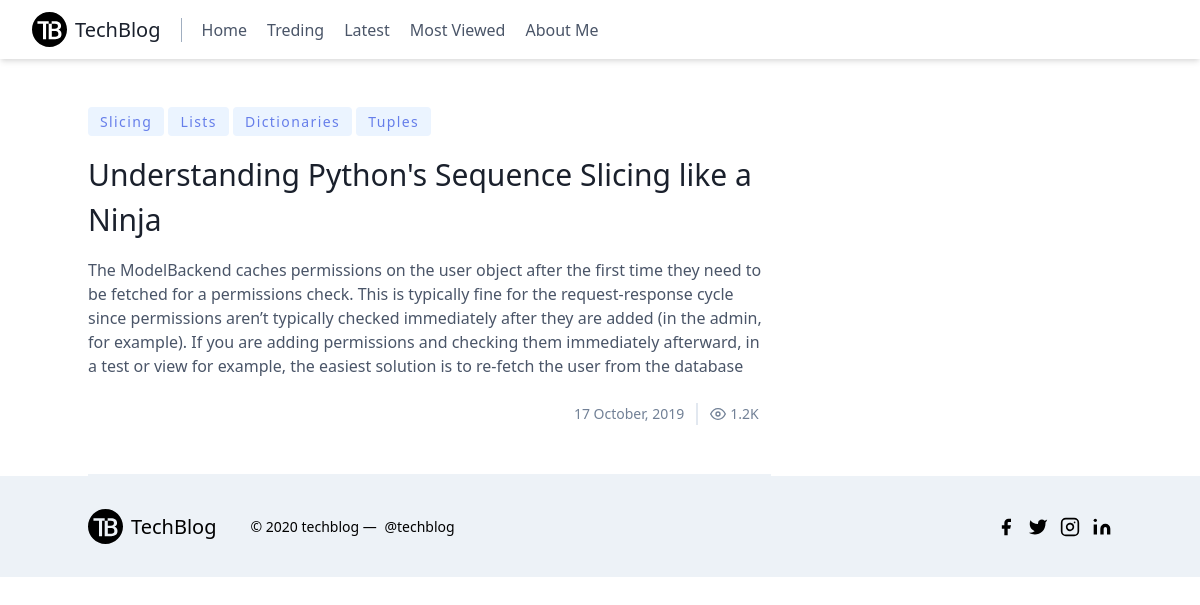
Screenshot of /post/3/ with the database file from the repository.
### blog/models.py (models this page shows, shortened)
class Tag(models.Model):
    name = models.CharField(max_length=100)
    def __str__(self):
        return self.name

class Post(models.Model):
    title = models.CharField(max_length=100)
    content = models.TextField()
    tags = models.ManyToManyField(Tag, related_name="tags", blank=True)
    date_posted = models.DateTimeField(default=timezone.now)
    author = models.ForeignKey(User, on_delete=models.CASCADE)

### blog/views.py (the view)
# urls.py: path('post/<int:id>/', views.post_detail, name="post_detail"),
def post_detail(request, id):
    post = Post.objects.get(id=id)
    context = {
        'post': post
    }
    return render(request, 'blog/post_detail.html', context)

### blog/templates/blog/post_detail.html
{% extends 'blog/base.html' %}
{% block content %}
    <section class="flex text-gray-700">
        <div class="md:w-2/3">
                <article class="px-5 py-8 md:px-0 md:py-12 border-b-2 border-gray-200">
                    {% for tag in post.tags.all %}
                        <span class="inline-block py-1 px-3 rounded bg-indigo-100 text-indigo-500 text-sm font-medium tracking-widest">
                            {{ tag }}
                        </span>
                    {% endfor %}
                    <h2 class="sm:text-3xl text-2xl title-font font-medium text-gray-900 mt-4 mb-4">{{ post.title }}</h2>
                    <div class="pb-6">
                        {{ post.content|linebreaksbr }}
                    </div>
                    <div class="flex items-center flex-wrap mt-auto w-full">
                        <span class="text-gray-600 leading-none text-sm ml-auto pr-3 py-1 border-r-2 border-gray-300">
                            <span>{{ post.date_posted|date:"d F, Y" }}</span>
                        </span>
                        <span class="text-gray-600 mr-3 inline-flex items-center leading-none text-sm py-1 pl-3">
                            <svg class="w-4 h-4 mr-1" stroke="currentColor" stroke-width="2" fill="none" stroke-linecap="round" stroke-linejoin="round" viewBox="0 0 24 24">
                                <path d="M1 12s4-8 11-8 11 8 11 8-4 8-11 8-11-8-11-8z"></path>
                                <circle cx="12" cy="12" r="3"></circle>
                            </svg>
                            <span>1.2K</span>
                        </span>
                    </div>
                </article>
        </div>
        <div class="md:w-1/3 md:pl-12">
        </div>
    </section>
{% endblock content %}

### rows the page displays
Tag: name "Slicing"
Tag: name "Lists"
Tag: name "Dictionaries"
Tag: name "Tuples"
Post: title "Understanding Python's Sequence Slicing like a Ninja", content "The ModelBackend caches permissions on the user object after the first time they need to be fetched for a permissions check. This is typically fine for the request-response cycle since permissions aren’t typically checked immediately after they are added (in the admin, for example). If you are adding permissions and checking them immediately afterward, in a test or view for example, the easiest solution is to re-fetch the user from the database", date_posted "17 October, 2019"
